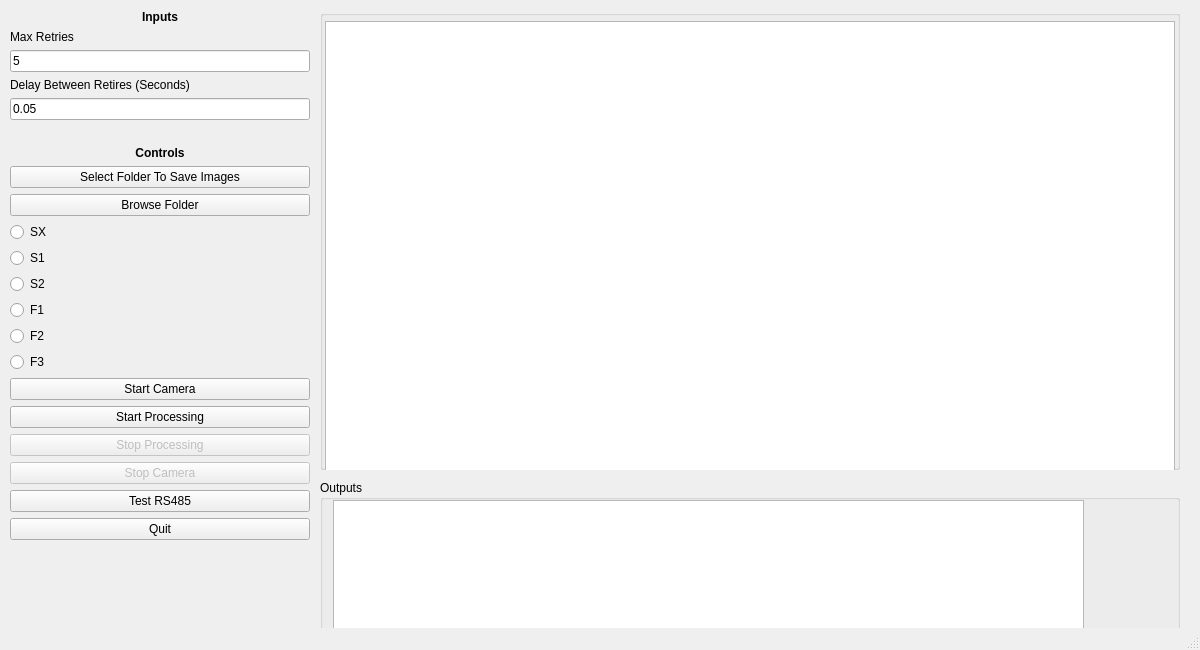
<?xml version="1.0" encoding="UTF-8"?>
<ui version="4.0">
 <class>MainWindow</class>
 <widget class="QMainWindow" name="MainWindow">
  <property name="geometry">
   <rect>
    <x>0</x>
    <y>0</y>
    <width>1200</width>
    <height>768</height>
   </rect>
  </property>
  <property name="sizePolicy">
   <sizepolicy hsizetype="Fixed" vsizetype="Fixed">
    <horstretch>0</horstretch>
    <verstretch>0</verstretch>
   </sizepolicy>
  </property>
  <property name="minimumSize">
   <size>
    <width>1200</width>
    <height>650</height>
   </size>
  </property>
  <property name="maximumSize">
   <size>
    <width>1200</width>
    <height>650</height>
   </size>
  </property>
  <property name="windowTitle">
   <string>MainWindow</string>
  </property>
  <widget class="QWidget" name="centralwidget">
   <widget class="QWidget" name="verticalLayoutWidget">
    <property name="geometry">
     <rect>
      <x>10</x>
      <y>10</y>
      <width>300</width>
      <height>780</height>
     </rect>
    </property>
    <layout class="QVBoxLayout" name="Layout_InputsAndControls">
     <item>
      <widget class="QLabel" name="label_3">
       <property name="font">
        <font>
         <pointsize>9</pointsize>
         <weight>75</weight>
         <bold>true</bold>
        </font>
       </property>
       <property name="frameShape">
        <enum>QFrame::NoFrame</enum>
       </property>
       <property name="text">
        <string>Inputs</string>
       </property>
       <property name="textFormat">
        <enum>Qt::PlainText</enum>
       </property>
       <property name="alignment">
        <set>Qt::AlignCenter</set>
       </property>
       <property name="wordWrap">
        <bool>false</bool>
       </property>
      </widget>
     </item>
     <item>
      <widget class="QLabel" name="label">
       <property name="text">
        <string>Max Retries</string>
       </property>
      </widget>
     </item>
     <item>
      <widget class="QLineEdit" name="tx_MaxRetries">
       <property name="text">
        <string>5</string>
       </property>
      </widget>
     </item>
     <item>
      <widget class="QLabel" name="label_2">
       <property name="text">
        <string>Delay Between Retires (Seconds)</string>
       </property>
      </widget>
     </item>
     <item>
      <widget class="QLineEdit" name="tx_Delay">
       <property name="text">
        <string>0.05</string>
       </property>
      </widget>
     </item>
     <item>
      <widget class="QLabel" name="label_5">
       <property name="frameShape">
        <enum>QFrame::NoFrame</enum>
       </property>
       <property name="text">
        <string/>
       </property>
       <property name="textFormat">
        <enum>Qt::PlainText</enum>
       </property>
       <property name="alignment">
        <set>Qt::AlignCenter</set>
       </property>
      </widget>
     </item>
     <item>
      <widget class="QLabel" name="label_4">
       <property name="font">
        <font>
         <pointsize>9</pointsize>
         <weight>75</weight>
         <bold>true</bold>
        </font>
       </property>
       <property name="frameShape">
        <enum>QFrame::NoFrame</enum>
       </property>
       <property name="text">
        <string>Controls</string>
       </property>
       <property name="textFormat">
        <enum>Qt::PlainText</enum>
       </property>
       <property name="alignment">
        <set>Qt::AlignCenter</set>
       </property>
      </widget>
     </item>
     <item>
      <widget class="QPushButton" name="pB_SelectFolder">
       <property name="text">
        <string>Select Folder To Save Images</string>
       </property>
      </widget>
     </item>
     <item>
      <widget class="QPushButton" name="pB_BrowseFolder">
       <property name="text">
        <string>Browse Folder</string>
       </property>
      </widget>
     </item>
     <item>
      <widget class="QRadioButton" name="rb_SX">
       <property name="text">
        <string>SX</string>
       </property>
      </widget>
     </item>
     <item>
      <widget class="QRadioButton" name="rb_S1">
       <property name="text">
        <string>S1</string>
       </property>
      </widget>
     </item>
     <item>
      <widget class="QRadioButton" name="rb_S2">
       <property name="text">
        <string>S2</string>
       </property>
      </widget>
     </item>
     <item>
      <widget class="QRadioButton" name="rb_F1">
       <property name="text">
        <string>F1</string>
       </property>
      </widget>
     </item>
     <item>
      <widget class="QRadioButton" name="rb_F2">
       <property name="text">
        <string>F2</string>
       </property>
      </widget>
     </item>
     <item>
      <widget class="QRadioButton" name="rb_F3">
       <property name="text">
        <string>F3</string>
       </property>
      </widget>
     </item>
     <item>
      <widget class="QPushButton" name="pB_StartCamera">
       <property name="text">
        <string>Start Camera</string>
       </property>
      </widget>
     </item>
     <item>
      <widget class="QPushButton" name="pB_StartProcess">
       <property name="text">
        <string>Start Processing</string>
       </property>
      </widget>
     </item>
     <item>
      <widget class="QPushButton" name="pB_StopProcess">
       <property name="enabled">
        <bool>false</bool>
       </property>
       <property name="text">
        <string>Stop Processing</string>
       </property>
      </widget>
     </item>
     <item>
      <widget class="QPushButton" name="pB_StopCamera">
       <property name="enabled">
        <bool>false</bool>
       </property>
       <property name="text">
        <string>Stop Camera</string>
       </property>
      </widget>
     </item>
     <item>
      <widget class="QPushButton" name="pB_TestRS485">
       <property name="text">
        <string>Test RS485</string>
       </property>
      </widget>
     </item>
     <item>
      <widget class="QPushButton" name="pB_Quit">
       <property name="text">
        <string>Quit</string>
       </property>
      </widget>
     </item>
     <item>
      <spacer name="verticalSpacer_3">
       <property name="orientation">
        <enum>Qt::Vertical</enum>
       </property>
       <property name="sizeHint" stdset="0">
        <size>
         <width>20</width>
         <height>40</height>
        </size>
       </property>
      </spacer>
     </item>
    </layout>
   </widget>
   <widget class="QWidget" name="horizontalLayoutWidget">
    <property name="geometry">
     <rect>
      <x>320</x>
      <y>10</y>
      <width>860</width>
      <height>460</height>
     </rect>
    </property>
    <layout class="QHBoxLayout" name="horizontalLayout" stretch="2,6">
     <property name="sizeConstraint">
      <enum>QLayout::SetNoConstraint</enum>
     </property>
     <item>
      <widget class="QGroupBox" name="groupBox_3">
       <property name="title">
        <string/>
       </property>
       <widget class="QGraphicsView" name="graphicsView">
        <property name="geometry">
         <rect>
          <x>5</x>
          <y>11</y>
          <width>850</width>
          <height>640</height>
         </rect>
        </property>
       </widget>
      </widget>
     </item>
    </layout>
   </widget>
   <widget class="QWidget" name="verticalLayoutWidget_5">
    <property name="geometry">
     <rect>
      <x>320</x>
      <y>480</y>
      <width>860</width>
      <height>320</height>
     </rect>
    </property>
    <layout class="QVBoxLayout" name="Layout_Outputs">
     <item>
      <widget class="QGroupBox" name="groupBox_4">
       <property name="title">
        <string>Outputs</string>
       </property>
       <widget class="QTextEdit" name="tE_Outputs">
        <property name="geometry">
         <rect>
          <x>13</x>
          <y>20</y>
          <width>751</width>
          <height>131</height>
         </rect>
        </property>
       </widget>
      </widget>
     </item>
    </layout>
   </widget>
  </widget>
  <widget class="QMenuBar" name="menubar">
   <property name="geometry">
    <rect>
     <x>0</x>
     <y>0</y>
     <width>1200</width>
     <height>21</height>
    </rect>
   </property>
  </widget>
  <widget class="QStatusBar" name="statusbar"/>
 </widget>
 <resources/>
 <connections/>
</ui>
